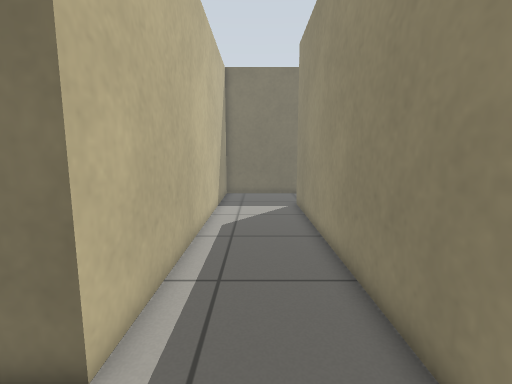
View 1 (above)

15 first-person views from a walk through a Gazebo world. The camera is 0.84 m above the floor, tilts 8° down and sees 85° across. The floor is counted in squares, 0.25 m on a side. Each view is taken from the middle of a square. On the plan, view 1 faces up. The plan holds only what a view shows up to about 20 squares ahead; the rest is blank.

View 2
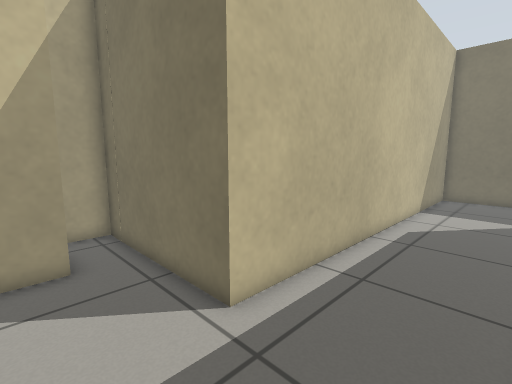

View 3
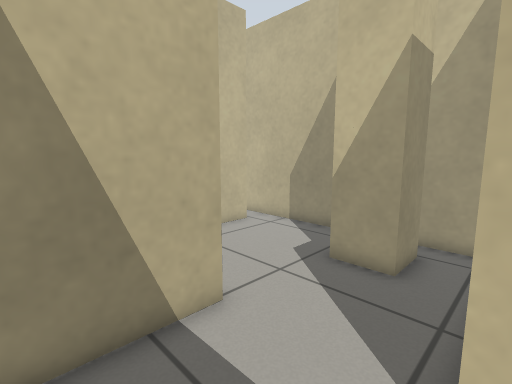

View 4
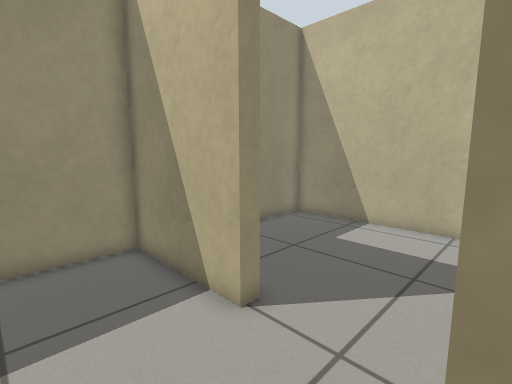

View 5
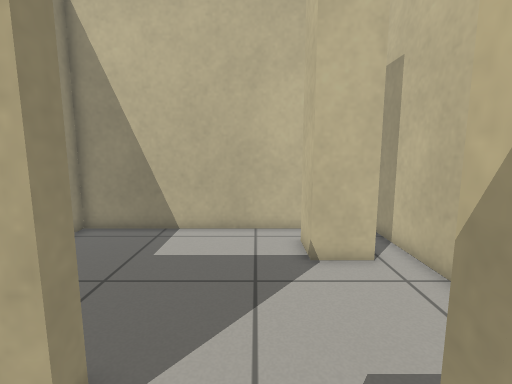

View 6
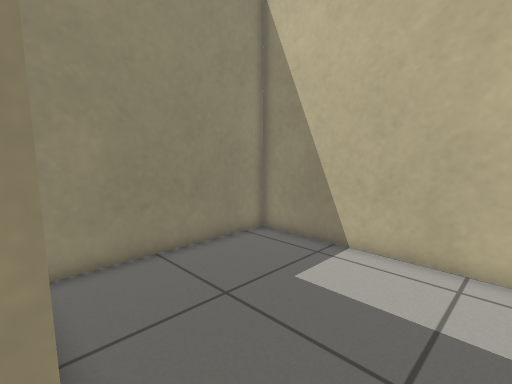

View 7
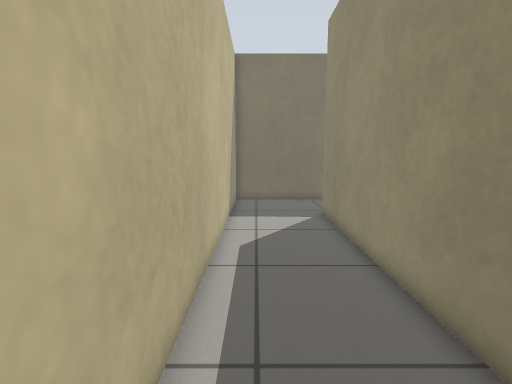

View 8
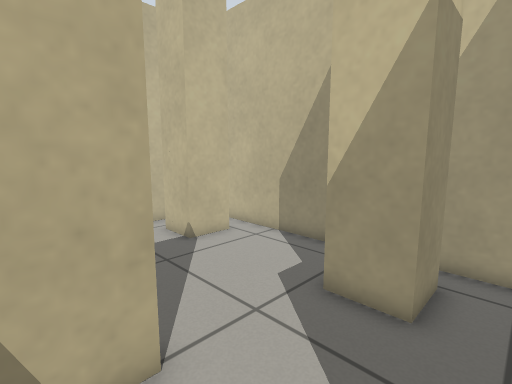

View 9
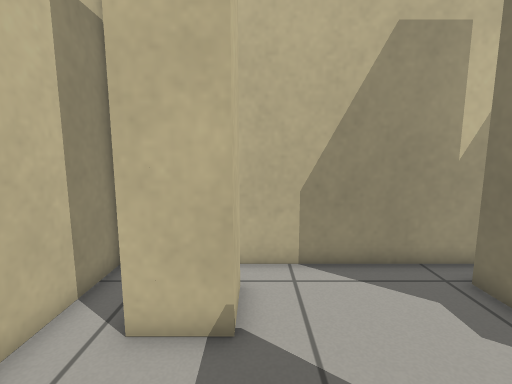

View 10
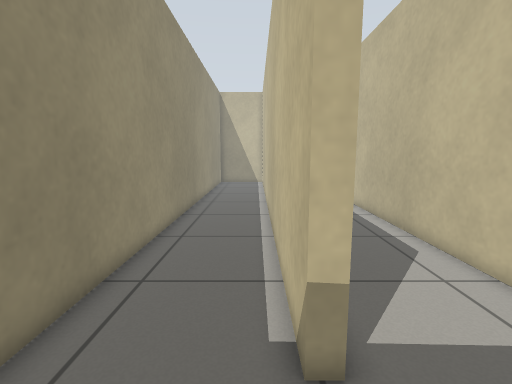

View 11
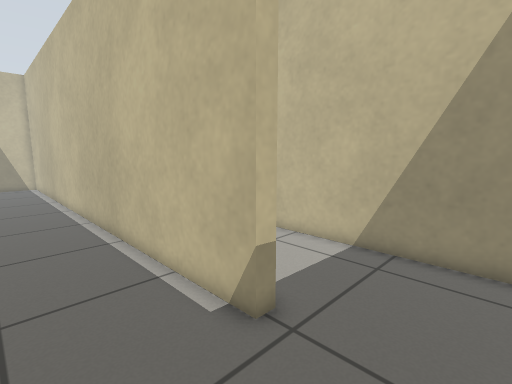

View 12
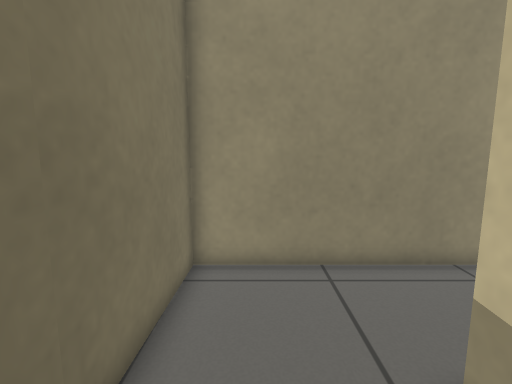

View 13
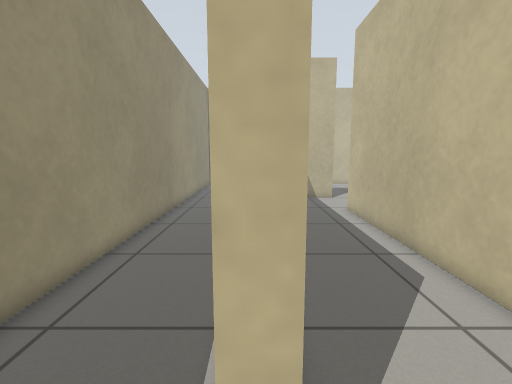

View 14
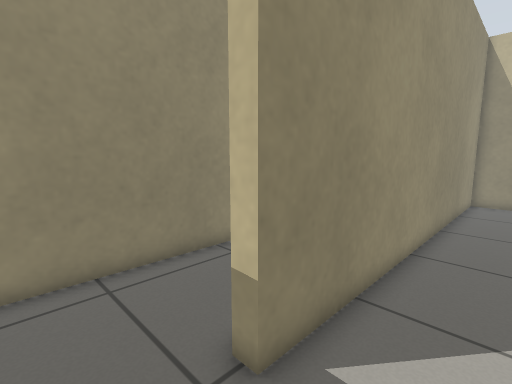

View 15
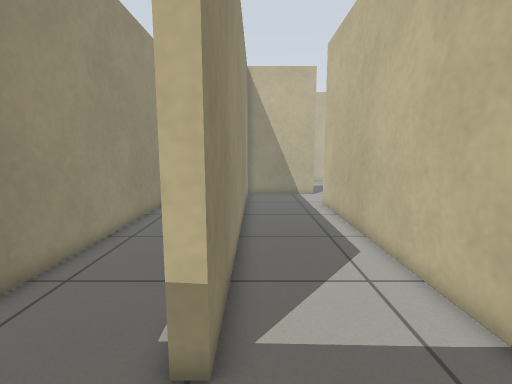

### Floor plan
Ten units are one square. View 1 is at (0, 0); x grows to the right and y downward. Boxes are objects, and circles mark ways between rooms. Rooms are numbered by the first view taken in them; rooms with no view inside come last. Other rooms are left out.
<svg viewBox="-106 -237 191 343">
<path fill="none" stroke="#000" d="M-27 15 -27 8 27 8 27 -183 33 -183M-76 4 -89 4M-89 -16 -68 -16 -68 5M-87 64 -68 64 -68 85M-101 101 27 101 27 20M35 -230 -24 -232 -24 -36 -101 -36 -101 96M80 4 80 -229 35 -230M33 -183 33 30"/>
<circle cx="30" cy="-205" r="3" fill="#2a7"/>
<text x="-20" y="-40">1</text>
<text x="50" y="-70">2</text>
</svg>
Room 1 opens to room 2.

Where each view was taken, in squares from view 1:
view 1: 0 up, 0 right, facing up
view 2: 0 up, 2 right, facing up-left
view 3: 4 up, 1 right, facing down-left
view 4: 3 up, 7 left, facing down-right
view 5: 2 up, 5 left, facing down
view 6: 1 down, 6 left, facing down-right
view 7: 3 up, 1 left, facing up
view 8: 3 up, 1 left, facing down-left
view 9: 6 down, 2 left, facing left
view 10: 22 up, 4 right, facing down
view 11: 22 up, 7 right, facing down-left
view 12: 21 up, 0 right, facing right
view 13: 20 up, 3 right, facing down
view 14: 21 up, 0 right, facing down-right
view 15: 22 up, 2 right, facing down
